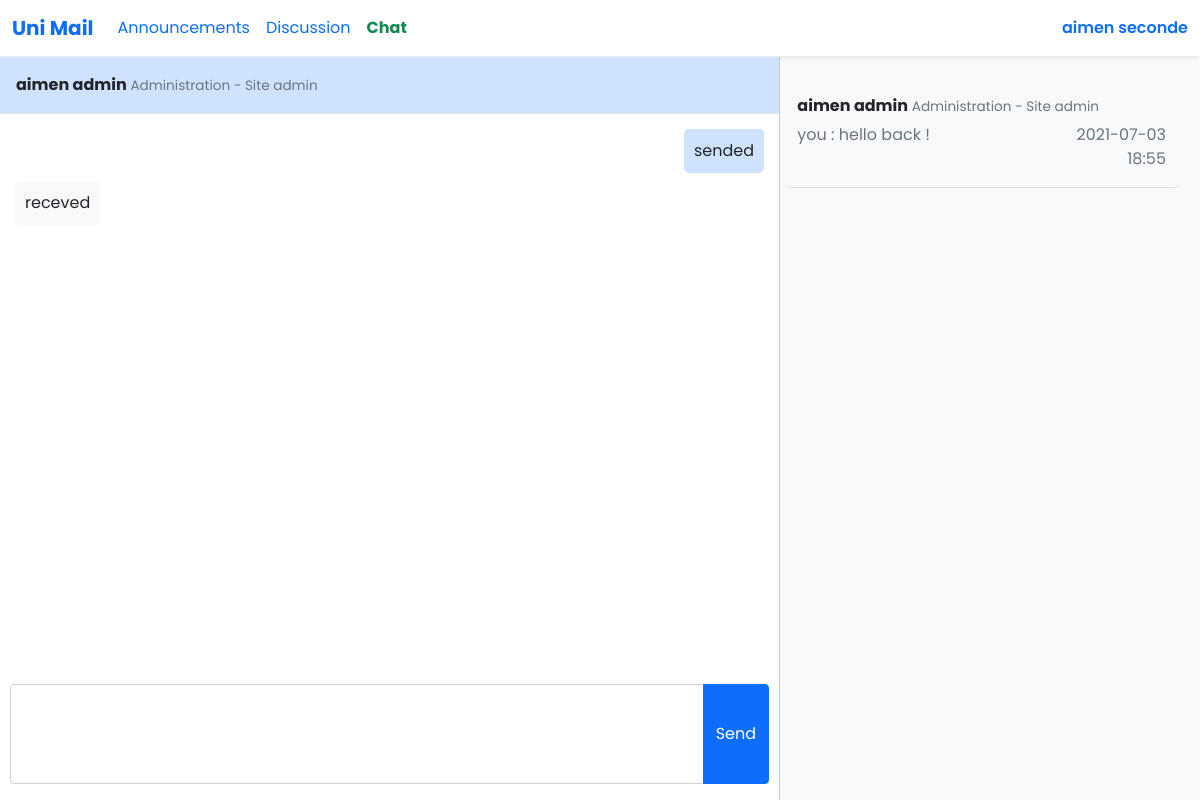
Screenshot of /site/chat.php (signed in) with the database file from the repository.
### tables this page shows
CREATE TABLE `memb` (
  `id` int(11) NOT NULL,
  `name` varchar(255) NOT NULL,
  `surname` varchar(255) NOT NULL,
  `email` varchar(255) NOT NULL,
  `pass` varchar(255) NOT NULL,
  `type` tinyint(4) NOT NULL,
  `groupe` tinyint(4) NOT NULL
);

CREATE TABLE `msgs` (
  `id` int(11) NOT NULL,
  `send` int(11) NOT NULL,
  `res` int(11) NOT NULL,
  `contexts` text NOT NULL,
  `date` datetime NOT NULL DEFAULT current_timestamp()
);

### site/chat.php (the view, shortened to what this page needs)
<?php
include 'functions.php';
$conn = new mysqli('localhost', 'root', '', 'unimaildb');
$my_id = $conn->real_escape_string($_SESSION['S_id']);
$my_groupe = $conn->real_escape_string($_SESSION['S_groupe']);
if($_SESSION['S_type']<2)
{
  $sql = $conn->query("SELECT * FROM `memb` WHERE `memb`.`id` != $my_id ORDER BY `memb`.`type` ASC");
}
else if($_SESSION['S_type']==2)
{
  $sql = $conn->query("SELECT * FROM `memb` WHERE  (`memb`.`id` != $my_id) AND (  (`memb`.`type`<2) || ((`memb`.`type` = 3) && (`memb`.`groupe` = $my_groupe))  )  ORDER BY `memb`.`type` ASC");
}
else
{
  $sql = $conn->query("SELECT * FROM `memb` WHERE  (`memb`.`id` != $my_id) AND (  (`memb`.`type`<2) || ((`memb`.`type` = 2) && (`memb`.`groupe` = $my_groupe))  )  ORDER BY `memb`.`type` ASC");
}
  $membs = "";
  while($data = $sql->fetch_array()) {
    if ($data['groupe']==0){
    if($data['type']<2)
    $groupe = ' Administration';
    else
    $groupe = ' Administration "unconfirmed account"';
    }
    else
    {
      if($data['type']==2)
      $groupe = ' G'.$data['groupe'].' group administrator';
      else
      $groupe = ' G'.$data['groupe'];
    }
    if ($data['type']==0)
    $site_role = ' - Site admin';
    else
    $site_role = '';
    $memb_id = $conn->real_escape_string($data['id']);
    $sql2 = $conn->query("SELECT * FROM `msgs` WHERE (`send` = $my_id OR res = $my_id) AND (`send` = $memb_id OR res = $memb_id) ORDER BY `msgs`.`date` DESC");
    $data2 = $sql2->fetch_array();
    if ($sql2->num_rows == 0) {
      $text = 'No messages.';
      $date = '';
      }
      else
      {
        if($data2['send']==$_SESSION['S_id'])
        {
          $text = 'you : ';
        }
        else
        {
          $text = $data['name'].' : ';
        }
        $text .= $data2['contexts'];
        $date = substr($data2['date'], 0, 16);
      }
    $membs .='
    <div class="row memb" onclick="get_messages('.$data['id'].')" style="cursor: pointer;" id ="'.$data['id'].'">
    <div class=" col-md-4 offset-md-8 rounded border-bottom chat_user" style="padding-top: 1rem;">
    <h6 class ="other_name"style="font-weight: bold;">'.$data['name'].' '.$data['surname'].'<a class="text-muted other_groupe" style="font-size: 85%;font-weight: 400;text-decoration: none;">'.$groupe.' '.$site_role.'</a></h6>
    <div class="row">
    <div class="col">
    <p class="text-muted">'.$text.'</p>
    </div>
    <div class="col-4">
    <p class="text-end text-muted">'.$date.'</p>
    </div>
  </div>
</div>
</div>
    ';
  }
?>
<!DOCTYPE html>
<html lang="en" dir="ltr">
<head>
  <link rel="stylesheet" href="styles/bootstrap/bootstrap.css">
  <link rel="stylesheet" href="styles/style.css">
</head>
  <body style="margin-bottom: 0px;">
  <nav class="navbar fixed-top navbar-expand-md shadow-sm " id="my-nav-bar">
  <div class="container-fluid">
    <a class="navbar-brand" id="my-brand" href="main.php">Uni Mail</a>
    <div class="collapse navbar-collapse" id="navbarSupportedContent">
    <ul class="navbar-nav me-auto mb-2 mb-lg-0">
    <li class="nav-item">
         <li class="nav-item">
          <a class="nav-link active" aria-current="page" href="main.php">Announcements</a>
        </li>
        <li class="nav-item">
          <a class="nav-link active" aria-current="page" href="discussion.php">Discussion</a>
        </li>
        <li class="nav-item">
          <a class="nav-link active text-success" style="font-weight: 700;" aria-current="page" href="chat.php">Chat</a>
        </li>
      </ul>
      <ul class="navbar-nav ms-auto mb-2 mb-lg-0">
        <li class="nav-item dropdown ms-auto"><a class="nav-link pe-0" id="userInfo" href="#" data-bs-toggle="dropdown" aria-haspopup="true" aria-expanded="false"><span style="font-weight: 550;"><?php  echoName(); echoSurname();?></span></a>
          </li>
      </ul>
    </div>
  </div>
</nav>
<div class="navmarg"></div>
<br>
<div class="container-fluid ">
    <?php
    echo $membs;
    ?>
</div>
<div class="offcanvas offcanvas-start" data-bs-scroll="true" data-bs-keyboard="false" data-bs-backdrop="false" tabindex="-1" id="chat" aria-labelledby="offcanvasScrollingLabel" style="margin-top: 57px;" shown.bs.offcanvas>
  <div class="offcanvas-header border-bottom" style="background-color: #cfe2ff;">
    <h6 class="offcanvas-title" id="chat_title" style="font-weight: bold;">aimen mansouri</h6>
  </div>
  <div class="offcanvas-body" id="messages_div">
        <div class="containter messages_cont" id="messages_div" style="padding: 10px;">
              <div class="row ">
                <div class="col-10 offset-2 mb-2  text-end ">
                  <div class="rounded-3 send"><div> sended</div></div>
                </div>
              </div>
              <div class="row ">
                <div class="col-10 mb-2 ">
                  <div class="rounded-3 receive"> <div>receved</div></div>
                </div>
              </div>
        </div>
  </div>
            <form class="form-floating" style="margin-left: 10px; margin-right: 10px;">
            <div class="input-group mb-3">
              <textarea name = "contexts" class="form-control"  id="msg" style="height: 100px ; resize : none ; padding-top : 10px ;"></textarea>
              <button type="submit" class="btn btn-primary">Send</button>
            </div>
            </form>
</div>
  </body>
</html>

### site/styles/style.css (style rules this page uses)
body { background-color: #F8F9FA; font-family: 'Poppins', sans-serif; margin-bottom: 50px; }
#my-nav-bar { background-color: white; }
#my-brand { font-weight : 700; }
.navmarg { height: 56px; }
.chat_user { transition: 0.4s; border-left: 1px; }
@media only screen and (min-width: 768px) { .offcanvas { width: 65%; } }
@media only screen and (min-width: 768px) { .memb { margin-right: 10px; } }
.offcanvas-body { padding: 5px; word-wrap: break-word; word-break: break-word; }
.send { background-color: #cfe2ff; padding: 10px; display: inline-block; }
.receive { background-color: #f8f9fa; padding: 10px; display: inline-block; }

### rows the page displays
memb: name "aimen", surname "admin", type "Administration", type "- Site admin", msgs.send+contexts "you : hello back !", msgs.date "2021-07-03 18:55"

### other values shown
$_SESSION['S_name'] "aimen"
$_SESSION['S_surname'] "seconde"
